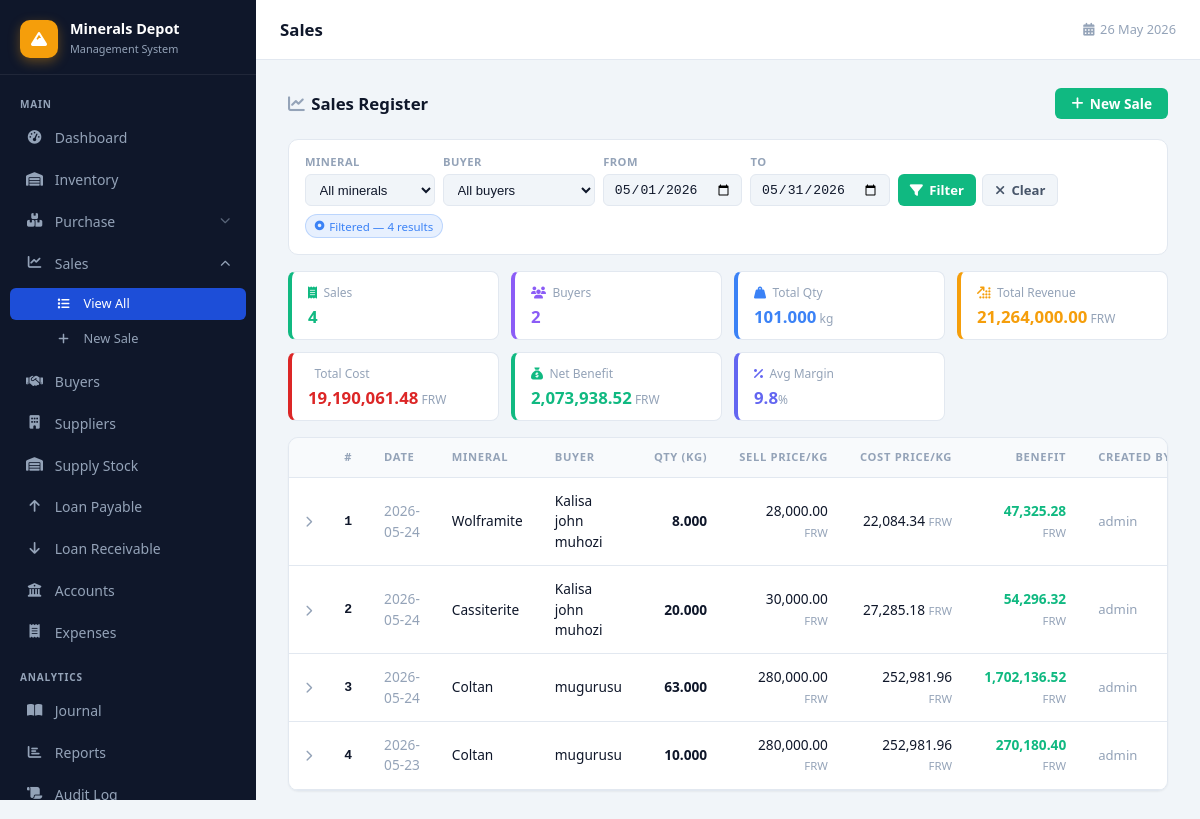
/sales.php (signed in), run on the app's committed database.
### tables this page shows
CREATE TABLE `sales` (
  `id` int(11) NOT NULL,
  `sale_id` varchar(50) NOT NULL,
  `mineral_type_id` int(11) NOT NULL,
  `buyer_id` int(11) NOT NULL,
  `quantity` decimal(12,3) NOT NULL DEFAULT 0.000,
  `sale_date` date NOT NULL,
  `notes` text DEFAULT NULL,
  `created_by` int(11) DEFAULT NULL,
  `created_at` timestamp NOT NULL DEFAULT current_timestamp()
);

CREATE TABLE `mineral_types` (
  `id` int(11) NOT NULL,
  `name` varchar(50) NOT NULL,
  `unit` varchar(20) DEFAULT 'kg',
  `description` text DEFAULT NULL
);

CREATE TABLE `buyers` (
  `id` int(11) NOT NULL,
  `buyer_code` varchar(30) NOT NULL,
  `name` varchar(255) NOT NULL,
  `contact` varchar(100) DEFAULT NULL,
  `phone` varchar(50) DEFAULT NULL,
  `email` varchar(100) DEFAULT NULL,
  `address` text DEFAULT NULL,
  `created_at` timestamp NOT NULL DEFAULT current_timestamp()
);

CREATE TABLE `sale_details` (
  `id` int(11) NOT NULL,
  `sale_id` int(11) NOT NULL,
  `mineral_id` int(11) NOT NULL,
  `buyer_id` int(11) NOT NULL,
  `sale_date` date NOT NULL,
  `currency_used` varchar(3) NOT NULL DEFAULT 'FRW',
  `qty` decimal(12,3) NOT NULL DEFAULT 0.000,
  `selling_price` decimal(15,4) DEFAULT NULL,
  `cost_price` decimal(15,4) DEFAULT NULL,
  `total_revenue` decimal(15,2) DEFAULT NULL,
  `total_cost` decimal(15,2) DEFAULT NULL,
  `benefit` decimal(15,2) DEFAULT NULL,
  `notes` text DEFAULT NULL,
  `created_by` int(11) DEFAULT NULL,
  `created_at` timestamp NOT NULL DEFAULT current_timestamp()
);

CREATE TABLE `users` (
  `id` int(11) NOT NULL,
  `username` varchar(50) NOT NULL,
  `password` varchar(255) NOT NULL,
  `full_name` varchar(100) NOT NULL,
  `email` varchar(100) DEFAULT NULL,
  `role` enum('admin','manager','storekeeper') DEFAULT 'storekeeper',
  `created_at` timestamp NOT NULL DEFAULT current_timestamp()
);

### sales.php (the view, shortened to what this page needs)
<?php
require_once 'config/database.php';
$filters = [
    'mineral_type_id' => $_GET['mineral_type_id'] ?? '',
    'buyer_id'        => $_GET['buyer_id']         ?? '',
    'date_from'       => $_GET['date_from']        ?? date('Y-m-01'),
    'date_to'         => $_GET['date_to']          ?? date('Y-m-t'),
];
$per_page = 20;
$page     = max(1, intval($_GET['page'] ?? 1));
$where = []; $params = [];
if($filters['date_from'])       { $where[] = 's.sale_date>=?';      $params[] = $filters['date_from']; }
if($filters['date_to'])         { $where[] = 's.sale_date<=?';      $params[] = $filters['date_to']; }
$where_sql = $where ? 'WHERE '.implode(' AND ', $where) : '';
$count_s = $pdo->prepare("SELECT COUNT(*) FROM sales s $where_sql");
$count_s->execute($params);
$total       = (int)$count_s->fetchColumn();
$total_pages = max(1, (int)ceil($total / $per_page));
$page        = min($page, $total_pages);
$offset      = ($page - 1) * $per_page;
$stmt = $pdo->prepare("
    SELECT s.*, mt.name AS mineral_name, b.name AS buyer_name,
           sd.currency_used, sd.selling_price, sd.cost_price,
           sd.total_revenue, sd.total_cost, sd.benefit,
           u.username AS created_by_name
    FROM sales s
    JOIN mineral_types mt ON s.mineral_type_id = mt.id
    JOIN buyers b         ON s.buyer_id        = b.id
    LEFT JOIN sale_details sd ON sd.sale_id    = s.id
    LEFT JOIN users u         ON u.id          = s.created_by
    $where_sql
    ORDER BY s.id DESC
    LIMIT $per_page OFFSET $offset
");
$stmt->execute($params);
$sales = $stmt->fetchAll();
$sum_s = $pdo->prepare("
    SELECT
        COUNT(*)                              AS sale_count,
        COUNT(DISTINCT s.buyer_id)            AS buyer_count,
        COALESCE(SUM(s.quantity),0)           AS total_qty,
        COALESCE(SUM(sd.total_revenue),0)     AS total_revenue,
        COALESCE(SUM(sd.total_cost),0)        AS total_cost,
        COALESCE(SUM(sd.benefit),0)           AS total_benefit
    FROM sales s
    LEFT JOIN sale_details sd ON sd.sale_id = s.id
    $where_sql
");
$sum_s->execute($params);
$totals = $sum_s->fetch(PDO::FETCH_ASSOC);
$has_filters = (bool)array_filter($filters);
$margin_pct  = $totals['total_revenue'] > 0
    ? round($totals['total_benefit'] / $totals['total_revenue'] * 100, 1)
    : 0;
include 'includes/header.php';
?>
<div class="page-header">
    <h2><i class="fas fa-chart-line" style="margin-right:.4rem;color:var(--text-muted)"></i>Sales Register</h2>
    <a href="new-sales.php" class="btn btn-primary" style="background:#10b981;border-color:#10b981">
        <i class="fas fa-plus"></i> New Sale
    </a>
</div>
<form method="GET" action="sales.php" class="filter-bar">
    <div class="filter-group">
        <label>Mineral</label>
        <select name="mineral_type_id">
            <option value="">All minerals</option>
        </select>
    </div>
    <div class="filter-group">
        <label>Buyer</label>
        <select name="buyer_id">
            <option value="">All buyers</option>
        </select>
    </div>
    <div class="filter-group">
        <label>From</label>
        <input type="date" name="date_from" value="<?= htmlspecialchars($filters['date_from']) ?>">
    </div>
    <div class="filter-group">
        <label>To</label>
        <input type="date" name="date_to" value="<?= htmlspecialchars($filters['date_to']) ?>">
    </div>
    <div class="filter-actions">
        <button type="submit" class="btn btn-primary" style="height:2rem;padding:0 .75rem;font-size:.82rem;background:#10b981;border-color:#10b981">
            <i class="fas fa-filter"></i> Filter
        </button>
        <?php if($has_filters): ?>
        <a href="sales.php" class="btn btn-secondary" style="height:2rem;padding:0 .75rem;font-size:.82rem">
            <i class="fas fa-xmark"></i> Clear
        </a>
        <?php endif; ?>
    </div>
    <?php if($has_filters): ?>
    <span class="filter-active-badge"><i class="fas fa-circle-dot" style="font-size:.6rem"></i> Filtered — <?= $total ?> result<?= $total!==1?'s':'' ?></span>
    <?php endif; ?>
</form>
<?php $fmt = fn($v,$d=2) => number_format($v,$d); ?>
<div style="display:grid;grid-template-columns:repeat(auto-fill,minmax(170px,1fr));gap:.75rem;margin-bottom:1rem">
    <?php
    $cards = [
        ['fas fa-receipt',        'Sales',          $totals['sale_count'],             '',        '#10b981'],
        ['fas fa-users',          'Buyers',          $totals['buyer_count'],            '',        '#8b5cf6'],
        ['fas fa-weight-hanging', 'Total Qty',       $fmt($totals['total_qty'],3),     ' kg',     '#3b82f6'],
        ['fas fa-arrow-up-right-dots', 'Total Revenue', $fmt($totals['total_revenue']), ' FRW',   '#f59e0b'],
        ['fas fa-arrow-down-right','Total Cost',     $fmt($totals['total_cost']),      ' FRW',    '#dc2626'],
        ['fas fa-sack-dollar',    'Net Benefit',     $fmt($totals['total_benefit']),   ' FRW',    '#10b981'],
        ['fas fa-percent',        'Avg Margin',      $margin_pct,                       '%',       '#6366f1'],
    ];
    foreach($cards as [$icon,$label,$value,$unit,$color]): ?>
    <div style="border:1px solid var(--border);border-left:4px solid <?= $color ?>;border-radius:8px;padding:.75rem 1rem;background:var(--surface,var(--bg))">
        <div style="font-size:.75rem;color:var(--text-muted);margin-bottom:.3rem;display:flex;align-items:center;gap:.4rem">
            <i class="<?= $icon ?>" style="color:<?= $color ?>"></i> <?= $label ?>
        </div>
        <div style="font-size:1.05rem;font-weight:700;color:<?= $color ?>;line-height:1.2">
            <?= $value ?><span style="font-size:.75rem;font-weight:400;color:var(--text-muted)"><?= $unit ?></span>
        </div>
    </div>
    <?php endforeach; ?>
</div>
<div class="table-wrap">
    <table>
        <thead>
            <tr>
                <th style="width:2rem"></th>
                <th>#</th>
                 <th>Date</th>
                <th>Mineral</th>
                <th>Buyer</th>
                <th style="text-align:right">Qty (kg)</th>
                <th style="text-align:right">Sell Price/kg</th>
                <th style="text-align:right">Cost Price/kg</th>
                <th style="text-align:right">Benefit</th>
                <th>Created By</th>
            </tr>
        </thead>
        <tbody id="sales-tbody">
            <?php
            $i = 0;
            foreach($sales as $row):
                $has_detail = $row['benefit'] !== null;
                $cur        = $row['currency_used'] ?? 'FRW';
            ?>
            <tr style="<?= $has_detail ? 'cursor:pointer' : '' ?>"
                <?= $has_detail ? 'onclick="toggleDetail('.$row['id'].')"' : '' ?>>
                <td style="text-align:center;width:2rem">
                    <?php if($has_detail): ?>
                    <i class="fas fa-chevron-right" id="icon-<?= $row['id'] ?>"
                       style="font-size:.72rem;color:var(--text-muted);transition:transform .18s"></i>
                    <?php endif; ?>
                </td>
                <td class="font-mono fw-600" style="font-size:.82rem"><?= ++$i ?></td>
                 <td class="text-muted"><?= $row['sale_date'] ?></td>
                <td><?= htmlspecialchars($row['mineral_name']) ?></td>
                <td><?= htmlspecialchars($row['buyer_name']) ?></td>
                <td style="text-align:right" class="fw-600"><?= number_format($row['quantity'],3) ?></td>
                <td style="text-align:right">
                    <?php if($row['selling_price'] !== null): ?>
                        <?= number_format($row['selling_price'],2) ?>
                        <small class="text-muted"><?= $cur ?></small>
                    <?php else: ?>
                        <span class="text-muted">—</span>
                    <?php endif; ?>
                </td>
                <td style="text-align:right">
                    <?php if($row['cost_price'] !== null): ?>
                        <?= number_format($row['cost_price'],2) ?>
                        <small class="text-muted"><?= $cur ?></small>
                    <?php else: ?>
                        <span class="text-muted">—</span>
                    <?php endif; ?>
                </td>
                <td style="text-align:right;font-weight:700;color:#10b981">
                    <?php if($row['benefit'] !== null): ?>
                        <?= number_format($row['benefit'],2) ?>
                        <small style="font-weight:400;color:var(--text-muted)"><?= $cur ?></small>
                    <?php else: ?>
                        <span class="text-muted" style="font-weight:400">—</span>
                    <?php endif; ?>
                </td>
                <td class="text-muted" style="font-size:.82rem"><?= htmlspecialchars($row['created_by_name'] ?? '—') ?></td>
            </tr>
            <?php endforeach; ?>
        </tbody>
    </table>
</div>
<?php include 'includes/footer.php'; ?>

### css/style.css (style rules this page uses)
:root { --sidebar-w: 256px; --topbar-h: 60px; --sidebar-bg: #0f172a; --sidebar-text: #94a3b8; --sidebar-hover: rgba(255,255,255,.07); --sidebar-active: #1d4ed8; --accent: #f59e0b; --primary: #3b82f6; --primary-dark: #1d4ed8; --success: #10b981; --danger: #ef4444; --warning: #f59e0b; --bg: #f1f5f9; --surface: #ffffff; --border: #e2e8f0; --text: #0f172a; --text-sec: #475569; --text-muted: #94a3b8; --shadow-sm: 0 1px 2px rgba(0,0,0,.05); --shadow: 0 1px 3px rgba(0,0,0,.10),0 1px 2px rgba(0,0,0,.06); --shadow-md: 0 4px 6px -1px rgba(0,0,0,.10),0 2px 4px -1px rgba(0,0,0,.06); --shadow-lg: 0 10px 25px -3px rgba(0,0,0,.15); --r-sm: 6px; --r: 10px; --r-lg: 16px; }
*,*::before,*::after { margin:0; padding:0; box-sizing:border-box; }
body { font-family:'Segoe UI',system-ui,-apple-system,sans-serif; background:var(--bg); color:var(--text); line-height:1.5; font-size:14px; }
.page-header { display:flex; align-items:center; justify-content:space-between; margin-bottom:1.25rem; flex-wrap:wrap; gap:.75rem; }
.page-header h2 { font-size:1.05rem; font-weight:700; }
.table-wrap { overflow-x:auto; border-radius:var(--r); border:1px solid var(--border); box-shadow:var(--shadow-sm); }
table { width:100%; border-collapse:collapse; background:var(--surface); font-size:.855rem; }
thead th { background:#f8fafc; color:var(--text-muted); font-weight:600; font-size:.7rem; text-transform:uppercase; letter-spacing:.06em; padding:.7rem 1rem; text-align:left; border-bottom:1px solid var(--border); white-space:nowrap; }
tbody td { padding:.8rem 1rem; border-bottom:1px solid var(--border); vertical-align:middle; }
.btn { display:inline-flex; align-items:center; gap:.4rem; padding:.55rem 1rem; border:none; border-radius:var(--r-sm); font-size:.855rem; font-weight:600; cursor:pointer; transition:background .15s,opacity .15s,transform .1s; text-decoration:none; white-space:nowrap; font-family:inherit; line-height:1; }
.btn-primary { background:var(--primary); color:#fff; }
.btn-secondary { background:var(--bg); color:var(--text-sec); border:1px solid var(--border); }
.filter-bar { display:flex; gap:.5rem; flex-wrap:wrap; align-items:flex-end; padding:.875rem 1rem; background:var(--surface); border:1px solid var(--border); border-radius:var(--r); margin-bottom:1rem; }
.filter-group { display:flex; flex-direction:column; gap:.2rem; }
.filter-group label { font-size:.7rem; color:var(--text-muted); font-weight:600; text-transform:uppercase; letter-spacing:.04em; }
.filter-group select, .filter-group input[type=text], .filter-group input[type=date], .filter-group input[type=search] { padding:.35rem .6rem; font-size:.82rem; border:1px solid var(--border); border-radius:var(--r-sm); background:var(--bg); color:var(--text); height:2rem; min-width:130px; }
.filter-actions { display:flex; gap:.4rem; align-self:flex-end; }
.filter-active-badge { display:inline-flex; align-items:center; gap:.3rem; font-size:.72rem; padding:.15rem .55rem; background:rgba(59,130,246,.12); color:var(--primary); border-radius:20px; border:1px solid rgba(59,130,246,.25); align-self:flex-end; margin-bottom:.1rem; }
.text-muted { color:var(--text-muted); }
.fw-600 { font-weight:600; }
.font-mono { font-family:'Consolas','Monaco',monospace; font-size:.85em; }

### data on the page
sales: sale_date "2026-05-24", mineral_type.name "Wolframite", buyer.name "Kalisa john muhozi", quantity "8.000", sale_details.selling_price "28,000.00", sale_details.currency_used "FRW", sale_details.cost_price "22,084.34", sale_details.benefit "47,325.28", users.username "admin"
sales: sale_date "2026-05-24", mineral_type.name "Cassiterite", buyer.name "Kalisa john muhozi", quantity "20.000", sale_details.selling_price "30,000.00", sale_details.currency_used "FRW", sale_details.cost_price "27,285.18", sale_details.benefit "54,296.32", users.username "admin"
sales: sale_date "2026-05-24", mineral_type.name "Coltan", buyer.name "mugurusu", quantity "63.000", sale_details.selling_price "280,000.00", sale_details.currency_used "FRW", sale_details.cost_price "252,981.96", sale_details.benefit "1,702,136.52", users.username "admin"
sales: sale_date "2026-05-23", mineral_type.name "Coltan", buyer.name "mugurusu", quantity "10.000", sale_details.selling_price "280,000.00", sale_details.currency_used "FRW", sale_details.cost_price "252,981.96", sale_details.benefit "270,180.40", users.username "admin"

### other printed values
$page_title "Sales"
$total "4"
$label "Sales"
$value "4"
$label "Buyers"
$value "2"
$label "Total Qty"
$value "101.000"
$unit "kg"
$label "Total Revenue"
$value "21,264,000.00"
$unit "FRW"
$label "Total Cost"
$value "19,190,061.48"
$label "Net Benefit"
